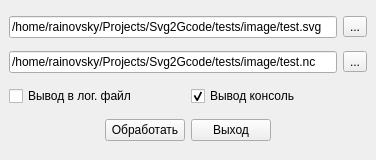
<?xml version="1.0" encoding="UTF-8"?>
<ui version="4.0">
 <class>MainWindow</class>
 <widget class="QMainWindow" name="MainWindow">
  <property name="geometry">
   <rect>
    <x>0</x>
    <y>0</y>
    <width>376</width>
    <height>160</height>
   </rect>
  </property>
  <property name="windowTitle">
   <string>SvgParser</string>
  </property>
  <widget class="QWidget" name="centralwidget">
   <layout class="QVBoxLayout" name="verticalLayout">
    <item>
     <layout class="QHBoxLayout" name="horizontalLayout_2">
      <item>
       <widget class="QLineEdit" name="line_sourcePath">
        <property name="text">
         <string>/home/rainovsky/Projects/Svg2Gcode/tests/image/test.svg</string>
        </property>
       </widget>
      </item>
      <item>
       <widget class="QToolButton" name="btn_sourcePath">
        <property name="text">
         <string>...</string>
        </property>
       </widget>
      </item>
     </layout>
    </item>
    <item>
     <layout class="QHBoxLayout" name="horizontalLayout_3">
      <item>
       <widget class="QLineEdit" name="line_targetPath">
        <property name="text">
         <string>/home/rainovsky/Projects/Svg2Gcode/tests/image/test.nc</string>
        </property>
       </widget>
      </item>
      <item>
       <widget class="QToolButton" name="btn_targetPath">
        <property name="text">
         <string>...</string>
        </property>
       </widget>
      </item>
     </layout>
    </item>
    <item>
     <layout class="QHBoxLayout" name="horizontalLayout_4">
      <item>
       <widget class="QCheckBox" name="cb_logFile">
        <property name="text">
         <string>Вывод в лог. файл</string>
        </property>
       </widget>
      </item>
      <item>
       <widget class="QCheckBox" name="cb_logConsole">
        <property name="text">
         <string>Вывод консоль</string>
        </property>
        <property name="checked">
         <bool>true</bool>
        </property>
       </widget>
      </item>
     </layout>
    </item>
    <item>
     <layout class="QHBoxLayout" name="horizontalLayout">
      <item>
       <spacer name="horizontalSpacer">
        <property name="orientation">
         <enum>Qt::Horizontal</enum>
        </property>
        <property name="sizeHint" stdset="0">
         <size>
          <width>40</width>
          <height>20</height>
         </size>
        </property>
       </spacer>
      </item>
      <item>
       <widget class="QPushButton" name="btn_start">
        <property name="text">
         <string>Обработать</string>
        </property>
       </widget>
      </item>
      <item>
       <widget class="QPushButton" name="btn_exit">
        <property name="text">
         <string>Выход</string>
        </property>
       </widget>
      </item>
      <item>
       <spacer name="horizontalSpacer_2">
        <property name="orientation">
         <enum>Qt::Horizontal</enum>
        </property>
        <property name="sizeHint" stdset="0">
         <size>
          <width>40</width>
          <height>20</height>
         </size>
        </property>
       </spacer>
      </item>
     </layout>
    </item>
   </layout>
  </widget>
 </widget>
 <resources/>
 <connections/>
</ui>
